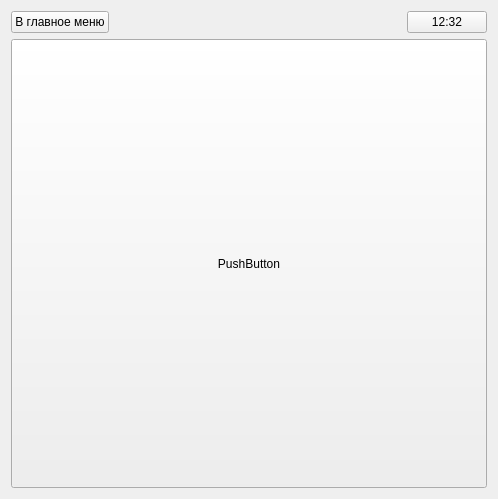
<?xml version="1.0" encoding="UTF-8"?>
<ui version="4.0">
 <class>Form</class>
 <widget class="QWidget" name="Form">
  <property name="geometry">
   <rect>
    <x>0</x>
    <y>0</y>
    <width>498</width>
    <height>499</height>
   </rect>
  </property>
  <property name="windowTitle">
   <string>Судоку</string>
  </property>
  <layout class="QVBoxLayout" name="verticalLayout">
   <item>
    <layout class="QHBoxLayout" name="horizontalLayout">
     <item>
      <widget class="QPushButton" name="btn_back">
       <property name="minimumSize">
        <size>
         <width>0</width>
         <height>10</height>
        </size>
       </property>
       <property name="text">
        <string>В главное меню</string>
       </property>
      </widget>
     </item>
     <item>
      <spacer name="horizontalSpacer">
       <property name="orientation">
        <enum>Qt::Horizontal</enum>
       </property>
       <property name="sizeHint" stdset="0">
        <size>
         <width>40</width>
         <height>20</height>
        </size>
       </property>
      </spacer>
     </item>
     <item>
      <widget class="QPushButton" name="game_time">
       <property name="minimumSize">
        <size>
         <width>0</width>
         <height>10</height>
        </size>
       </property>
       <property name="text">
        <string>12:32</string>
       </property>
      </widget>
     </item>
    </layout>
   </item>
   <item>
    <layout class="QGridLayout" name="sudoku_layout">
     <item row="0" column="0">
      <widget class="QPushButton" name="pushButton">
       <property name="sizePolicy">
        <sizepolicy hsizetype="Expanding" vsizetype="Expanding">
         <horstretch>0</horstretch>
         <verstretch>0</verstretch>
        </sizepolicy>
       </property>
       <property name="text">
        <string>PushButton</string>
       </property>
      </widget>
     </item>
    </layout>
   </item>
  </layout>
 </widget>
 <resources/>
 <connections/>
</ui>
